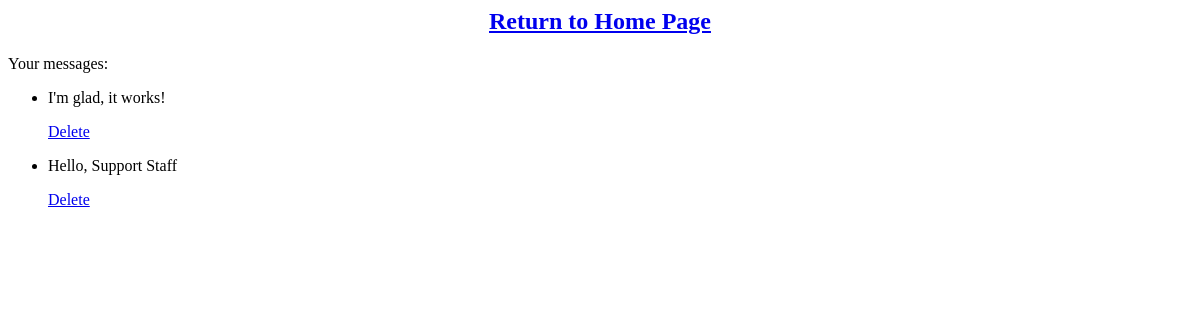
The app's page /messages/ (signed in), older data.
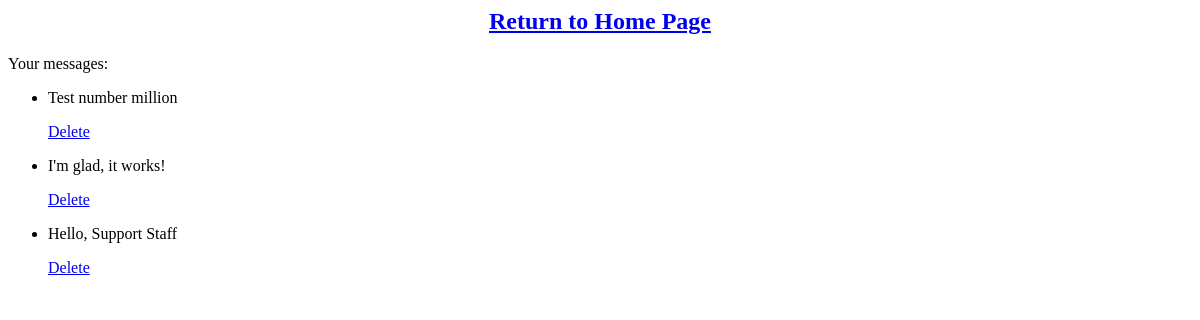
The same page, newer data.
### users/models.py (models this page shows)
class Ticket(models.Model):
    message = models.TextField()
    added_date = models.DateTimeField(auto_now_add=True)
    user_data = models.ForeignKey(User, on_delete=models.CASCADE)
    status = models.CharField(max_length=8, default='unsolved')
    def __str__(self):
        return self.message

### users/views.py (the view)
# urls.py: path('messages/', views.messages, name='messages'),
def messages(request, message_id=0):
    message = Ticket.objects.filter(user_data=request.user.id).order_by('-added_date')
    context = {'messages': message}
    return render(request, 'users/messages.html', context)

### users/templates/users/messages.html (shortened to what this page needs)
{% extends "users/base.html" %}
{% block content %}
<p>Your messages:</p>
<ul>
    {% for message in messages %}
      <li>
          <p>{{ message }}</p>
          <p><a href="{% url 'users:record_delete' message.id %}">Delete</a></p>
      </li>
    {% empty %}
      <li>You have no messages yet.</li>
    {% endfor %}
</ul>
{% endblock content %}

Row changes from the older to the newer data that the page shows:
added Ticket: message "Test number million"
